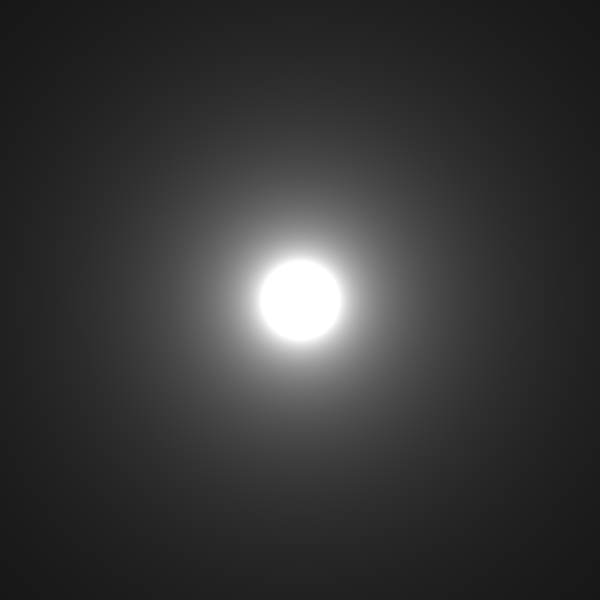
Frame 1 (no input)
Frame 60 (the mouse pressed at the canvas centre just before this capture): identical to frame 1, image omitted
Frame 120 (the mouse held since frame 60 and released just before this capture): identical to frame 1, image omitted

The Processing sketch that drew this single still picture (run headless with seeded random() and noise(); from frame 60 on, the mouse is pressed at the canvas centre):

// Processing sketch: stars
// ── stars.pde
int x,y;
void setup()
{
  size(600, 600);
}
void draw()
{
  background(51);
  loadPixels();
  for(x=0;x<width;x++)
  {
      for(y=0;y<height;y++)
      {
        int index = x + y* width;
        float d =10000/ dist(x, y, width/2, height/2);
        pixels[index] = color(d);
      }
  }
  updatePixels();
}
  
